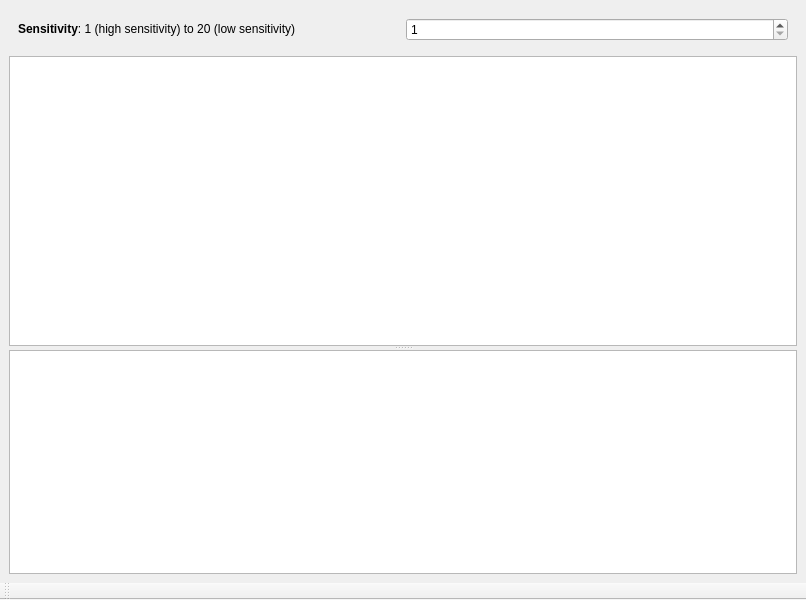
<?xml version="1.0" encoding="UTF-8"?>
<ui version="4.0">
 <class>PeaksChooserWindow</class>
 <widget class="QMainWindow" name="PeaksChooserWindow">
  <property name="geometry">
   <rect>
    <x>0</x>
    <y>0</y>
    <width>800</width>
    <height>600</height>
   </rect>
  </property>
  <property name="windowTitle">
   <string>Peaks Chooser</string>
  </property>
  <widget class="QWidget" name="centralwidget">
   <layout class="QVBoxLayout" name="verticalLayout">
    <item>
     <widget class="QWidget" name="widget" native="true">
      <layout class="QGridLayout" name="gridLayout">
       <item row="0" column="0">
        <widget class="QLabel" name="label">
         <property name="text">
          <string>&lt;html&gt;&lt;head/&gt;&lt;body&gt;&lt;p&gt;&lt;span style=&quot; font-weight:600;&quot;&gt;Sensitivity&lt;/span&gt;: 1 (high sensitivity) to 20 (low sensitivity)&lt;/p&gt;&lt;/body&gt;&lt;/html&gt;</string>
         </property>
        </widget>
       </item>
       <item row="0" column="1">
        <widget class="QSpinBox" name="spinBox">
         <property name="minimum">
          <number>1</number>
         </property>
         <property name="maximum">
          <number>20</number>
         </property>
        </widget>
       </item>
      </layout>
     </widget>
    </item>
    <item>
     <widget class="QSplitter" name="splitter">
      <property name="orientation">
       <enum>Qt::Vertical</enum>
      </property>
      <widget class="PaintableChartView" name="peaksChart">
       <property name="minimumSize">
        <size>
         <width>788</width>
         <height>290</height>
        </size>
       </property>
      </widget>
      <widget class="QTableWidget" name="peaksTable">
       <property name="contextMenuPolicy">
        <enum>Qt::CustomContextMenu</enum>
       </property>
       <property name="selectionBehavior">
        <enum>QAbstractItemView::SelectRows</enum>
       </property>
      </widget>
     </widget>
    </item>
   </layout>
  </widget>
  <widget class="QMenuBar" name="menubar">
   <property name="geometry">
    <rect>
     <x>0</x>
     <y>0</y>
     <width>800</width>
     <height>17</height>
    </rect>
   </property>
  </widget>
  <widget class="QToolBar" name="toolBar">
   <property name="windowTitle">
    <string>toolBar</string>
   </property>
   <attribute name="toolBarArea">
    <enum>BottomToolBarArea</enum>
   </attribute>
   <attribute name="toolBarBreak">
    <bool>false</bool>
   </attribute>
  </widget>
 </widget>
 <customwidgets>
  <customwidget>
   <class>PaintableChartView</class>
   <extends>QGraphicsView</extends>
   <header>paintablechartview.h</header>
  </customwidget>
 </customwidgets>
 <resources/>
 <connections/>
</ui>
